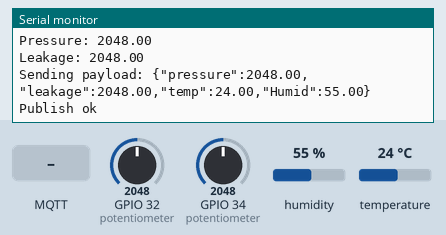
Recording of a sketch running on a simulated ESP32. Shown: the last lines printed to the serial monitor. The inputs (shaded band) are chosen by the test bench; at power-on: humidity 55 %, GPIO 32 (potentiometer) = 2048, GPIO 34 (potentiometer) = 2048, temperature 24 °C. WiFi joins after 1.5 s; servers stay silent unless stated; no MQTT or app messages arrive unless stated.

Above: at 2.7 s.
2.8 s: MQTT message "1" arrives on the first subscribed topic
5.0 s: MQTT message "on" arrives on the first subscribed topic
7.1 s: MQTT message "off" arrives on the first subscribed topic
9.1 s: humidity set to 22 %
At 10.1 s:
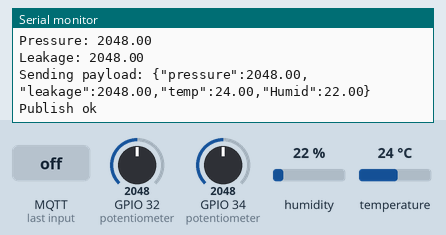
10.6 s: GPIO 32 (potentiometer) set to 2866
At 11.2 s:
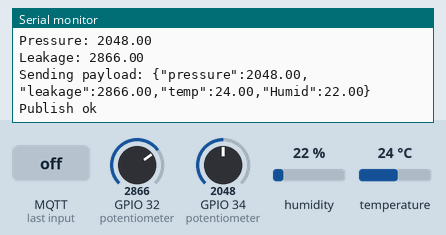
12.1 s: GPIO 34 (potentiometer) set to 2866
At 13.5 s:
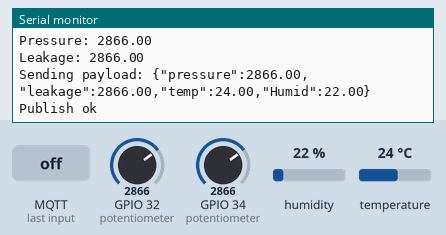

Measured:
- after the input at 9.1 s, the serial monitor: prints a new line after 0.56 s (image 1)
- after the input at 10.6 s, the serial monitor: prints a new line after 0.07 s (image 2)
- after the input at 12.1 s, the serial monitor: prints a new line after 0.59 s (image 3)

The sketch:

sketch.ino
```cpp
#include <WiFi.h>//library for wifi
#include <PubSubClient.h>//library for MQtt
#include "DHT.h"// Library for dht11
#define DHTPIN 15     // what pin we're connected to
#define DHTTYPE DHT22   // define type of sensor DHT 11

DHT dht (DHTPIN, DHTTYPE);

float pressure;
float leakage;


void callback(char* subscribetopic, byte* payload, unsigned int payloadLength);

//-------credentials of IBM Accounts------

#define ORG "9f8wlx"//IBM ORGANITION ID
#define DEVICE_TYPE "abcd"//Device type mentioned in ibm watson IOT Platform
#define DEVICE_ID "1234" //Device ID mentioned in ibm watson IOT Platform
#define TOKEN "12345678"     //Token
String data3;
float h, t;


//-------- Customise the above values --------
char server[] = ORG ".messaging.internetofthings.ibmcloud.com";// Server Name
char publishTopic[] = "iot-2/evt/Data/fmt/json";// topic name and type of event perform and format in which data to be send
char subscribetopic[] = "iot-2/cmd/command/fmt/String";// cmd  REPRESENT command type AND COMMAND IS TEST OF FORMAT STRING
char authMethod[] = "use-token-auth";// authentication method
char token[] = TOKEN;
char clientId[] = "d:" ORG ":" DEVICE_TYPE ":" DEVICE_ID;//client id


//-----------------------------------------
WiFiClient wifiClient; // creating the instance for wificlient
PubSubClient client(server, 1883, callback ,wifiClient); //calling the predefined client id by passing parameter like server id,portand wificredential
void setup()// configureing the ESP32
{
  Serial.begin(115200);
  dht.begin();
  delay(10);
  Serial.println();
  wificonnect();
  mqttconnect();
}

void loop()// Recursive Function
{

  pressure=analogRead(34);
  leakage=analogRead(32);
  h = dht.readHumidity();
  t = dht.readTemperature();

  Serial.print("temp:");
  Serial.println(t);
  Serial.print("Humid:");
  Serial.println(h);

  Serial.print("Pressure: ");
  Serial.println(pressure);
  Serial.print("Leakage: ");
  Serial.println(leakage);


  PublishData(pressure,leakage,t,h);
  delay(1000);
  if (!client.loop()) {
    mqttconnect();
  }
}


/*.....................................retrieving to Cloud...............................*/

void PublishData(float pressure,float leakage,float temp, float humid) {
  mqttconnect();//function call for connecting to ibm
  /*
     creating the String in in form JSon to update the data to ibm cloud
  */

  String payload = "{\"pressure\":";
  payload += pressure;
  payload += "," "\"leakage\":";
  payload += leakage;
  payload += "," "\"temp\":";
  payload += temp;
  payload += "," "\"Humid\":";
  payload += humid;
  payload += "}";


  Serial.print("Sending payload: ");
  Serial.println(payload);


  if (client.publish(publishTopic, (char*) payload.c_str())) {
    Serial.println("Publish ok");// if it sucessfully upload data on the cloud then it will print publish ok in Serial monitor or else it will print publish failed
  } else {
    Serial.println("Publish failed");
  }

}


void mqttconnect() {
  if (!client.connected()) {
    Serial.print("Reconnecting client to ");
    Serial.println(server);
    while (!!!client.connect(clientId, authMethod, token)) {
      Serial.print(".");
      delay(500);
    }

     initManagedDevice();
     Serial.println();
  }
}
void wificonnect() //function defination for wificonnect
{
  Serial.println();
  Serial.print("Connecting to ");

  WiFi.begin("Wokwi-GUEST", "", 6);//passing the wifi credentials to establish the connection
  while (WiFi.status() != WL_CONNECTED) {
    delay(500);
    Serial.print(".");
  }
  Serial.println("");
  Serial.println("WiFi connected");
  Serial.println("IP address: ");
  Serial.println(WiFi.localIP());
}

void initManagedDevice() {
  if (client.subscribe(subscribetopic)) {
    Serial.println((subscribetopic));
    Serial.println("subscribe to cmd OK");
  } else {
    Serial.println("subscribe to cmd FAILED");
  }
}

void callback(char* subscribetopic, byte* payload, unsigned int payloadLength)
{

  Serial.print("callback invoked for topic: ");
  Serial.println(subscribetopic);

  for (int i = 0; i < payloadLength; i++) {
    //Serial.print((char)payload[i]);
    data3 += (char)payload[i];
  }

  Serial.println("data: "+ data3);

data3="";


}
```
